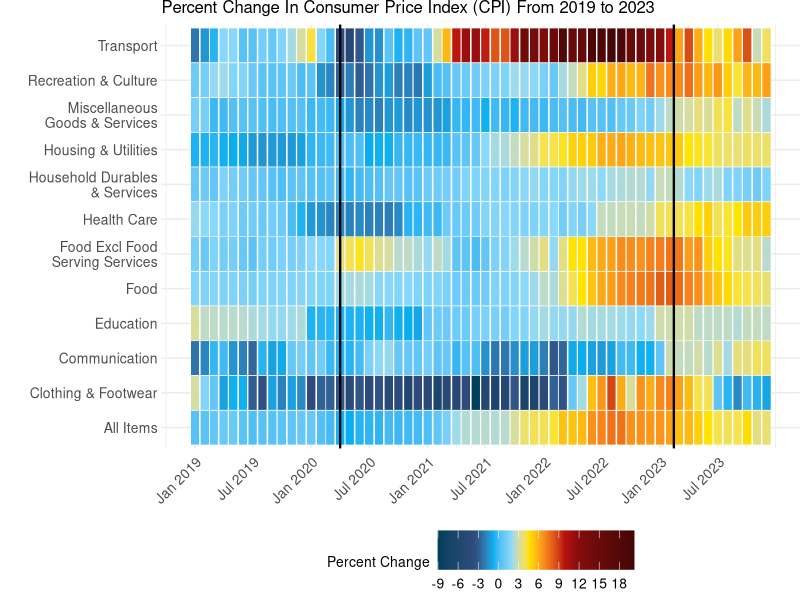
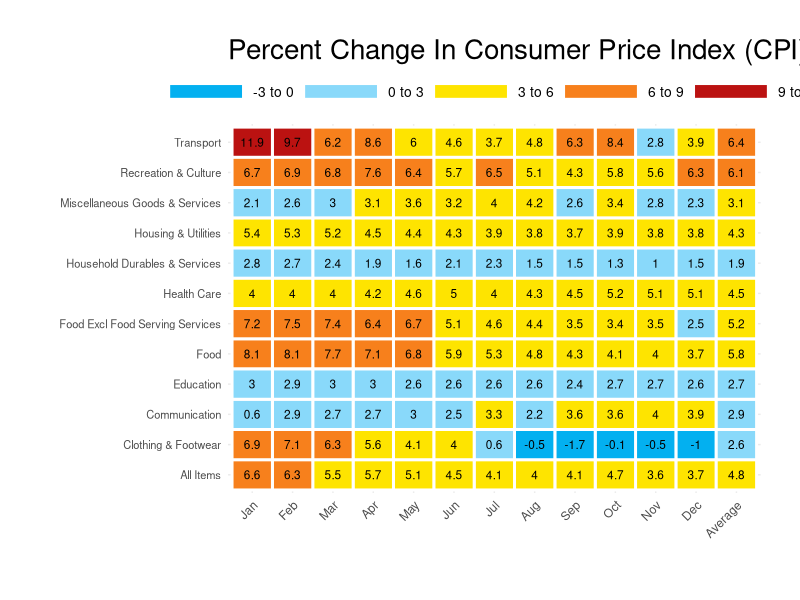

Here is the R script that generated these plots, in order:
## ---- chunk 1
# Load necessary libraries
library(tidyverse)
library(lubridate)
library(ggplot2)
## ---- chunk 2
# Load the dataset
dataset <- read_csv("M212911.csv", skip = 10)
dataset <- dataset[1:152,]
## ---- chunk 3
# Convert relevant columns to numeric
dataset <- dataset %>%
  mutate(across(matches("^2019|^2020|^2021|^2022|^2023"), ~ as.numeric(as.character(.))))

month_data <- dataset %>%
  filter(`Data Series` %in% c("Food", "Food Excl Food Serving Services", "Clothing & Footwear", "Housing & Utilities", "Household Durables & Services", "Health Care", "Transport", "Communication", "Recreation & Culture", "Education", "Miscellaneous Goods & Services", "All Items")) %>%
  select(`Data Series`, matches("^2019|^2020|^2021|^2022|^2023"))

## ---- chunk 4
# Pivot longer for heatmap generation
long_data <- month_data %>%
  pivot_longer(cols = matches("^2019|^2020|^2021|^2022|^2023"), 
               names_to = "Year_Month", values_to = "Percent_Change") %>%
  separate(Year_Month, into = c("Year", "Month"), sep = " ") %>%
  mutate(Year = as.integer(Year), 
         Month = factor(Month, levels = c("Jan", "Feb", "Mar", "Apr", "May", "Jun", "Jul", "Aug", "Sep", "Oct", "Nov", "Dec")),
         Date = as.Date(paste(Year, Month, "01", sep = "-"), format = "%Y-%b-%d"))

## ---- chunk 5


long_data <- long_data %>%
  mutate(`Data Series` = case_when(
    `Data Series` == "Miscellaneous Goods & Services" ~ "Miscellaneous\nGoods & Services",
    `Data Series` == "Household Durables & Services" ~ "Household Durables\n& Services",
    `Data Series` == "Food Excl Food Serving Services" ~ "Food Excl Food\nServing Services",
    TRUE ~ as.character(`Data Series`)
  ))


# Define custom color scale
color_scale <- scale_fill_gradientn(
   colors = c("#003f5c","#2f4b7c","#03b0f0", "#89d9fa", "#fee400", "#f7801c", "#bb1211", "#7a0c0a", "#440606"),
  #colors = c("#03b0f0", "#89d9fa", "#fee400", "#f7801c", "#bb1211"),
  values = scales::rescale(c(min(long_data$Percent_Change, na.rm = TRUE), -3, 0, 3, 6, 9, 12, max(long_data$Percent_Change, na.rm = TRUE))),  # Define breakpoints dynamically
  limits = c(min(long_data$Percent_Change, na.rm = TRUE), max(long_data$Percent_Change, na.rm = TRUE)),  # Dynamic limits
  breaks = seq(floor(min(long_data$Percent_Change, na.rm = TRUE)), ceiling(max(long_data$Percent_Change, na.rm = TRUE)), by = 3),  # Adjust breaks dynamically
  labels = as.character(seq(floor(min(long_data$Percent_Change, na.rm = TRUE)), ceiling(max(long_data$Percent_Change, na.rm = TRUE)), by = 3))  # Adjust labels dynamically

)

# Generate heatmap with customized color and spacing
ggplot(long_data, aes(x = Date, y = `Data Series`, fill = Percent_Change)) +
  geom_tile(color = "white", size = 0.2) +  # Add spacing between tiles
  geom_vline(xintercept = as.numeric(as.Date("2020-04-01")), color = "black", linetype = "solid", size = 0.8) +  # circuit breaker lockdown 
  geom_vline(xintercept = as.numeric(as.Date("2023-02-13")), color = "black", linetype = "solid", size = 0.8) +  # fully release
  color_scale +
  scale_x_date(
    breaks = seq.Date(from = min(long_data$Date, na.rm = TRUE), to = max(long_data$Date, na.rm = TRUE), by = "6 months"),
    date_labels = "%b %Y"
  )+
  labs(title = "Percent Change In Consumer Price Index (CPI) From 2019 to 2023",
       x = NULL, y = NULL, fill = "Percent Change") +
  theme_minimal() +
  theme(axis.text.x = element_text(angle = 45, hjust = 1)) +
  theme(plot.title = element_text(size = 12), 
        axis.text.x = element_text(size = 10), 
        axis.text.y = element_text(size = 10, margin = margin(0, 0, 0, 20)), 
        legend.title = element_text(size = 10),
        legend.text = element_text(size = 10)) +
  theme(plot.margin = unit(c(0, 0, 0, 0), "cm")) +
  theme(legend.position = "bottom") +
  theme(legend.key.size = unit(1, "cm")) +
  theme(legend.key.width = unit(1, "cm"))
## ---- chunk 6

# Filter for 2023 data
data_2023 <- month_data %>%
  select(`Data Series`, matches("^2023"))

# Calculate average change for 2023
data_2023 <- data_2023 %>%
  rowwise() %>%
  mutate(`2023 Average Change` = mean(c_across(matches("^2023")), na.rm = TRUE)) %>%
  ungroup()

# Pivot longer for heatmap generation
long_data <- data_2023 %>%
  pivot_longer(cols = matches("^2023"), 
               names_to = "Year_Month", values_to = "Percent_Change") %>%
  separate(Year_Month, into = c("Year", "Month"), sep = " ", extra = "drop") %>%
  mutate(Year = as.integer(Year), 
         Month = factor(Month, levels = c("Jan", "Feb", "Mar", "Apr", "May", "Jun", "Jul", "Aug", "Sep", "Oct", "Nov", "Dec")))

# Define the custom discrete color scale
discrete_colors <- c("#03b0f0", "#89d9fa", "#fee400", "#f7801c", "#bb1211")
breaks <- c(-3, 0, 3, 6, 9, 12)
labels <- c("-3 to 0", "0 to 3", "3 to 6", "6 to 9", "9 to 12")


## ---- chunk 7
# Prepare data for the average change row
average_data <- data_2023 %>%
  select(`Data Series`, `2023 Average Change`) %>%
  rename(Percent_Change = `2023 Average Change`) %>%
  mutate(Month = "Average", Year = 2023)


# Combine the average data with the original long data
combined_data <- bind_rows(long_data, average_data)

# Ensure "Average" appears last in the plot
combined_data$Month <- factor(combined_data$Month, levels = c(levels(long_data$Month), "Average"))


# Filter out any NA values
combined_data <- combined_data %>% filter(!is.na(Month))

## ---- chunk 8
print(combined_data)
## ---- chunk 9

# Generate the heatmap including the average row
heatmap_with_average <- ggplot(combined_data, aes(x = Month, y = `Data Series`)) +
  geom_tile(aes(fill = cut(Percent_Change, breaks = breaks, labels = labels, include.lowest = TRUE)), color = "white", size = 1) +  # Use white fill and black border for each tile
  scale_fill_manual(values = setNames(discrete_colors, labels), name = "Percent Change") +
  geom_text(aes(label = round(Percent_Change, 1)), size = 3, color = "black") +  # Add text labels for percent change
  labs(title = "Percent Change In Consumer Price Index (CPI) Over Corresponding Period Of Previous Year, 2023",
       x = "", y = "") +
  theme_minimal() +
  theme(axis.text.x = element_text(angle = 45, hjust = 1),  # Rotate x-axis labels
        axis.text.y = element_text(size = 8),  # Adjust y-axis label size
        plot.title = element_text(size = 20), 
        legend.title = element_blank(),  # Remove legend title
        legend.text = element_text(size = 10),
        legend.position = "top",
        legend.direction = "horizontal",
        legend.key.height = unit(0.5, "cm"),
        legend.key.width = unit(2, "cm"),
        legend.spacing.x = unit(0, "cm"),
        legend.spacing.y = unit(0.5, "cm"),
        plot.margin = unit(c(1, 1, 1, 1), "cm"))

# Display the heatmap with the average row
print(heatmap_with_average)
